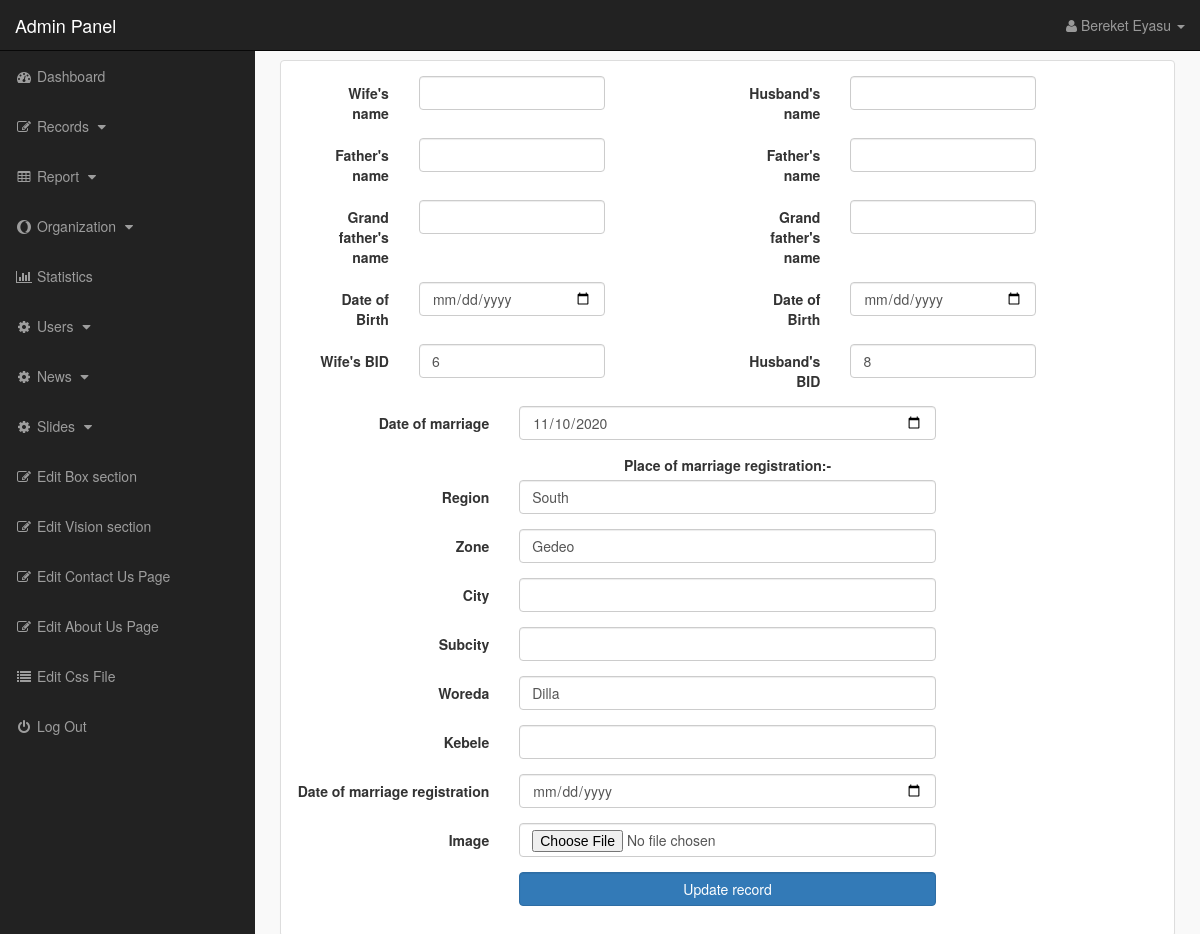
Page /admin_area/index.php?edit_marriage_record=9 (signed in) on the committed database.
### tables this page shows
CREATE TABLE `marriage_records` (
  `mid` int(10) NOT NULL,
  `w_bid` int(10) NOT NULL,
  `h_bid` int(10) NOT NULL,
  `dom` date NOT NULL,
  `mr_region` varchar(255) NOT NULL,
  `mr_zone` varchar(255) NOT NULL,
  `mr_city` varchar(255) NOT NULL,
  `mr_subcity` varchar(255) NOT NULL,
  `mr_woreda` varchar(255) NOT NULL,
  `mr_kebele` varchar(255) NOT NULL,
  `d_o_mr` date NOT NULL,
  `doc` date NOT NULL,
  `registrar_full_name` varchar(255) NOT NULL,
  `registrar_id` int(10) NOT NULL,
  `h_image` text NOT NULL,
  `w_image` text NOT NULL,
  `divorced` varchar(3) NOT NULL
);

### admin_area/edit_marriage_record.php (the view, shortened to what this page needs)
<?php
if(!isset($_SESSION['admin_email'])){
echo "<script>window.open('../login.php','_self')</script>";
}
else {
?>
<?php
if(isset($_GET['edit_marriage_record'])){
$edit_id = $_GET['edit_marriage_record'];
$get_record = "select * from marriage_records where mid=$edit_id";
$run_record = mysqli_query($con,$get_record);
$row_record=mysqli_fetch_array($run_record);
  $w_name = $row_record['w_name'];
    $w_f_name= $row_record['w_f_name'];
    $w_gf_name= $row_record['w_gf_name'];
    $h_name = $row_record['h_name'];
    $h_f_name= $row_record['h_f_name'];
    $h_gf_name= $row_record['h_gf_name'];
    $h_bid=$row_record['h_bid'];
    $w_bid=$row_record['w_bid'];
    $woreda=$row_record['mr_woreda'];
     $zone=$row_record['mr_zone'];
     $city=$row_record['mr_city'];
     $subcity=$row_record['mr_subcity'];
      $region= $row_record['mr_region'] ;
    $dom=$row_record['dom'];
    $domr=$row_record['d_o_mr'];
    $kebele=$row_record['mr_kebele'];
?>
<!DOCTYPE html>
<html>
<head>
</head>
<body>
<div class="row">
<div class="col-lg-12">
<div class="panel panel-default">
<div class="panel-body">
<form class="form-horizontal" method="post" enctype="multipart/form-data">
<div class="col-md-6">
<div class="form-group" >
<label class="col-md-3 control-label" >Wife's name</label>
<div class="col-md-6" >
<input type="text" name="w_name" class="form-control"  value="<?php echo $w_name; ?>" required >
</div>
</div>
<div class="form-group" >
<label class="col-md-3 control-label" > Father's name </label>
<div class="col-md-6" >
<input type="text" name="w_f_name" class="form-control" value="<?php echo $w_f_name; ?>"required >
</div>
</div>
<div class="form-group" >
<label class="col-md-3 control-label" >Grand  father's name </label>
<div class="col-md-6" >
<input type="text" name="w_gf_name" class="form-control" value="<?php echo $w_gf_name; ?>" required >
</div>
</div>
<div class="form-group" >
<label class="col-md-3 control-label" > Date of Birth  </label>
<div class="col-md-6" >
<input type="date" name="w_dob" class="form-control" value="<?php echo $w_dob; ?>" required >
</div>
</div>
<div class="form-group" >
<label class="col-md-3 control-label" >Wife's BID </label>
<div class="col-md-6" >
<input type="text" name="w_bid" class="form-control" value="<?php echo $w_bid; ?>" required >
</div>
</div>
</div>
<div class="col-md-6">
<div class="form-group" >
<label class="col-md-3 control-label" > Husband's name </label>
<div class="col-md-6" >
<input type="text" name="h_name" class="form-control" value="<?php echo $h_name; ?>" required >
</div>
</div>
<div class="form-group" >
<label class="col-md-3 control-label" > Father's name </label>
<div class="col-md-6" >
<input type="text" name="h_f_name" class="form-control" value="<?php echo $h_f_name; ?>" required >
</div>
</div>
<div class="form-group" >
<label class="col-md-3 control-label" > Grand father's name </label>
<div class="col-md-6" >
<input type="text" name="h_gf_name" class="form-control" value="<?php echo $h_gf_name; ?>" required >
</div>
</div>
<div class="form-group" >
<label class="col-md-3 control-label" >Date of Birth </label>
<div class="col-md-6" >
<input type="date" name="h_dob" class="form-control" value="<?php echo $h_dob; ?>" required >
</div>
</div>
<div class="form-group" >
<label class="col-md-3 control-label" > Husband's BID </label>
<div class="col-md-6" >
<input type="text" name="h_bid" class="form-control" value="<?php echo $h_bid; ?>" required >
</div>
</div>
</div>
<div class="form-group" >
<label class="col-md-3 control-label" > Date of marriage </label>
<div class="col-md-6" >
<input type="date" name="dom" class="form-control" value="<?php echo $dom; ?>" required >
</div>
</div>
<label class="col-md-12 text-center" >Place of marriage registration:- </label>
<div class="form-group" >
<label class="col-md-3 control-label" >Region</label>
<div class="col-md-6" >
<input type="text" name="mr_region" class="form-control" value="<?php echo $region; ?>" required >
</div>
</div>
<div class="form-group" >
<label class="col-md-3 control-label" >Zone</label>
<div class="col-md-6" >
<input type="text" name="mr_zone" class="form-control" value="<?php echo $zone; ?>" required >
</div>
</div>
<div class="form-group" >
<label class="col-md-3 control-label" >City </label>
<div class="col-md-6" >
<input type="text" name="mr_city" class="form-control" value="<?php echo $city; ?>" required >
</div>
</div>
<div class="form-group" >
<label class="col-md-3 control-label" >Subcity </label>
<div class="col-md-6" >
<input type="text" name="mr_subcity" class="form-control" value="<?php echo $subcity; ?>"required >
</div>
</div>
<div class="form-group" >
<label class="col-md-3 control-label" >Woreda </label>
<div class="col-md-6" >
<input type="text" name="mr_woreda" class="form-control" value="<?php echo $woreda; ?>" required >
</div>
</div>
<div class="form-group" >
<label class="col-md-3 control-label" >Kebele  </label>
<div class="col-md-6" >
<input type="text" name="mr_kebele" class="form-control" value="<?php echo $kebele; ?>" required >
</div>
</div>
<div class="form-group" >
<label class="col-md-3 control-label" >Date of marriage registration </label>
<div class="col-md-6" >
<input type="date" name="d_o_mr" class="form-control" value="<?php echo $domr; ?>" required >
</div>
</div>
<div class="form-group" >
<label class="col-md-3 control-label" >Image </label>
<div class="col-md-6" >
<input type="file" name="image" class="form-control" required >
</div>
</div>
<div class="form-group" >
<label class="col-md-3 control-label" ></label>
<div class="col-md-6" >
<input type="submit" name="update" value="Update record" class="btn btn-primary form-control" >
</div>
</div>
</form>
</div>
</div>
</div>
</div>
</body>
</html>
<?php
}
?>
<?php } ?>

### admin_area/includes/sidebar.php (shortened to what this page needs)
<?php
if(!isset($_SESSION['admin_email'])){
echo "<script>window.open('login.php','_self')</script>";
}
else {
?>
<nav class="navbar navbar-inverse navbar-fixed-top" >
<div class="navbar-header" >
<a class="navbar-brand" href="index.php?dashboard" >Admin Panel</a>
</div>
<ul class="nav navbar-right top-nav" >
<li class="dropdown" >
<a href="#" class="dropdown-toggle" data-toggle="dropdown" >
<i class="fa fa-user" ></i>
<?php echo $admin_name; ?> <b class="caret" ></b>
</a>
</li>
</ul>
<div class="collapse navbar-collapse navbar-ex1-collapse">
<ul class="nav navbar-nav side-nav">
<li>
<a href="index.php?dashboard">
<i class="fa fa-fw fa-dashboard"></i> Dashboard
</a>
</li>
<li>
                    <a href="#" data-toggle="collapse" data-target="#records">
                        <i class="fa fa-fw fa-edit"></i> Records
                        <i class="fa fa-fw fa-caret-down"></i>
                    </a>
                </li>
                <li class="<?php if(isset($_GET['user_report'])||isset($_GET['reg_report'])){ echo "active"; } ?>">
                    <a href="#" data-toggle="collapse" data-target="#reports">
                        <i class="fa fa-fw fa-table"></i> Report
                        <i class="fa fa-fw fa-caret-down"></i>
                    </a>
                </li>
                <li class="<?php if(isset($_GET['user_report'])||isset($_GET['reg_report'])){ echo "active"; } ?>">
                    <a href="#" data-toggle="collapse" data-target="#org">
                        <i class="fa fa-fw fa-opera"></i> Organization
                        <i class="fa fa-fw fa-caret-down"></i>
                    </a>
                </li>
                <li>
                <li class="<?php if(isset($_GET['stat'])){ echo "active"; } ?>">
                    <a href="index.php?stat"><i class="fa fa-fw fa-bar-chart"></i> Statistics </a>
                </li>
                <li>
                    <a href="#" data-toggle="collapse" data-target="#users">
                        <i class="fa fa-fw fa-gear"></i> Users
                        <i class="fa fa-fw fa-caret-down"></i>
                    </a>
                </li>
                <li>
<a href="#" data-toggle="collapse" data-target="#news">
<i class="fa fa-fw fa-gear"></i> News
<i class="fa fa-fw fa-caret-down"></i>
</a>
</li>
                <li>
<a href="#" data-toggle="collapse" data-target="#slides">
<i class="fa fa-fw fa-gear"></i> Slides
<i class="fa fa-fw fa-caret-down"></i>
</a>
</li>
<li>
<a href="index.php?edit_box">
<i class="fa fa-fw fa-edit"></i> Edit Box  section
</a>
</li>
<li>
<a href="index.php?edit_vision_section">
<i class="fa fa-fw fa-edit"></i> Edit Vision  section
</a>
</li>
<li>
<a href="index.php?edit_contact_us">
<i class="fa fa-fw fa-edit"></i> Edit Contact Us Page
</a>
</li>
<li>
<a href="index.php?edit_about_us">
<i class="fa fa-fw fa-edit"></i> Edit About Us Page
</a>
</li>
<li>
<a href="index.php?edit_css">
<i class="fa fa-fw fa-list"></i> Edit Css File
</a>
</li>
<li>
<a href="logout.php">
<i class="fa fa-fw fa-power-off"></i> Log Out
</a>
</li>
</ul>
</div>
</nav>
<?php } ?>

### admin_area/css/style.css (style rules this page uses)
body { margin-top:100px; }
@media (min-width: 768px) { body { margin-top:50px; } }
.top-nav { padding:0 15px; }
.top-nav>li { display:inline-block; float:left; }
.top-nav>li>a { padding-top:15px; padding-bottom:15px; line-height:20px; color:#999; }
@media (min-width: 768px) { .side-nav { position:fixed; top:51px; width:255px; border-radius:0; overflow-y:auto; background-color: #222; bottom:0; overflow-x:hidden; padding-bottom:40px; } }
@media (min-width: 768px) { .side-nav>li>a { width:255px; } }
.panel-body { border-radius:5px; }

### rows in the picture
marriage_records: w_bid "6", h_bid "8", dom "11/10/2020", mr_region "South", mr_zone "Gedeo", mr_woreda "Dilla"

### other values in the picture
$admin_name "Bereket Eyasu"
